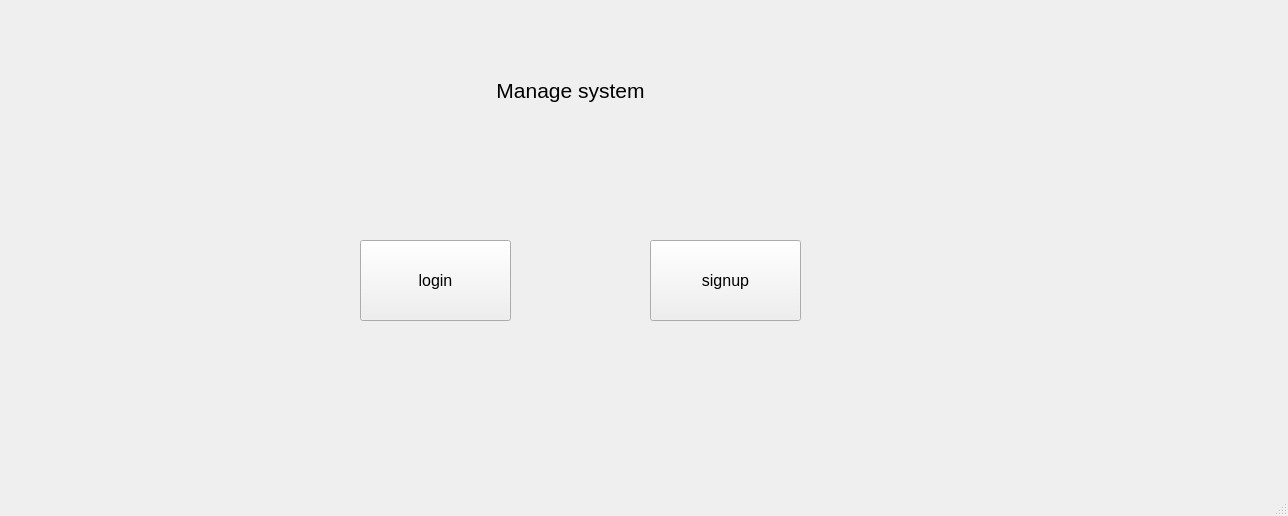
<?xml version="1.0" encoding="UTF-8"?>
<ui version="4.0">
 <class>MainWindow</class>
 <widget class="QMainWindow" name="MainWindow">
  <property name="geometry">
   <rect>
    <x>0</x>
    <y>0</y>
    <width>1288</width>
    <height>516</height>
   </rect>
  </property>
  <property name="minimumSize">
   <size>
    <width>0</width>
    <height>0</height>
   </size>
  </property>
  <property name="maximumSize">
   <size>
    <width>9999999</width>
    <height>9999999</height>
   </size>
  </property>
  <property name="windowTitle">
   <string>MainWindow</string>
  </property>
  <widget class="QWidget" name="firstpage">
   <widget class="QStackedWidget" name="stackedWidget">
    <property name="geometry">
     <rect>
      <x>0</x>
      <y>0</y>
      <width>1281</width>
      <height>801</height>
     </rect>
    </property>
    <property name="currentIndex">
     <number>0</number>
    </property>
    <widget class="QWidget" name="firstmenu">
     <property name="minimumSize">
      <size>
       <width>0</width>
       <height>0</height>
      </size>
     </property>
     <property name="maximumSize">
      <size>
       <width>16777215</width>
       <height>16777215</height>
      </size>
     </property>
     <widget class="QPushButton" name="pushButton">
      <property name="geometry">
       <rect>
        <x>360</x>
        <y>240</y>
        <width>151</width>
        <height>81</height>
       </rect>
      </property>
      <property name="font">
       <font>
        <pointsize>12</pointsize>
       </font>
      </property>
      <property name="text">
       <string>login</string>
      </property>
     </widget>
     <widget class="QPushButton" name="pushButton_2">
      <property name="geometry">
       <rect>
        <x>650</x>
        <y>240</y>
        <width>151</width>
        <height>81</height>
       </rect>
      </property>
      <property name="font">
       <font>
        <pointsize>12</pointsize>
       </font>
      </property>
      <property name="text">
       <string>signup</string>
      </property>
     </widget>
     <widget class="QLabel" name="label">
      <property name="geometry">
       <rect>
        <x>400</x>
        <y>50</y>
        <width>341</width>
        <height>81</height>
       </rect>
      </property>
      <property name="font">
       <font>
        <pointsize>16</pointsize>
       </font>
      </property>
      <property name="text">
       <string>Manage system</string>
      </property>
      <property name="alignment">
       <set>Qt::AlignmentFlag::AlignCenter</set>
      </property>
     </widget>
    </widget>
    <widget class="QWidget" name="login">
     <property name="minimumSize">
      <size>
       <width>0</width>
       <height>0</height>
      </size>
     </property>
     <property name="maximumSize">
      <size>
       <width>16777215</width>
       <height>16777215</height>
      </size>
     </property>
     <widget class="QLabel" name="label_2">
      <property name="geometry">
       <rect>
        <x>410</x>
        <y>160</y>
        <width>113</width>
        <height>20</height>
       </rect>
      </property>
      <property name="font">
       <font>
        <pointsize>12</pointsize>
       </font>
      </property>
      <property name="text">
       <string>Username</string>
      </property>
     </widget>
     <widget class="QLabel" name="label_3">
      <property name="geometry">
       <rect>
        <x>410</x>
        <y>230</y>
        <width>113</width>
        <height>20</height>
       </rect>
      </property>
      <property name="font">
       <font>
        <pointsize>12</pointsize>
       </font>
      </property>
      <property name="text">
       <string>Password</string>
      </property>
     </widget>
     <widget class="QPushButton" name="loginbutton">
      <property name="geometry">
       <rect>
        <x>410</x>
        <y>340</y>
        <width>80</width>
        <height>18</height>
       </rect>
      </property>
      <property name="text">
       <string>OK</string>
      </property>
     </widget>
     <widget class="QPushButton" name="pushButton_4">
      <property name="geometry">
       <rect>
        <x>600</x>
        <y>340</y>
        <width>80</width>
        <height>18</height>
       </rect>
      </property>
      <property name="text">
       <string>Cancel</string>
      </property>
     </widget>
     <widget class="QLineEdit" name="loginname">
      <property name="geometry">
       <rect>
        <x>570</x>
        <y>160</y>
        <width>113</width>
        <height>20</height>
       </rect>
      </property>
     </widget>
     <widget class="QLineEdit" name="loginpassword">
      <property name="geometry">
       <rect>
        <x>570</x>
        <y>230</y>
        <width>113</width>
        <height>20</height>
       </rect>
      </property>
      <property name="echoMode">
       <enum>QLineEdit::EchoMode::Password</enum>
      </property>
      <property name="placeholderText">
       <string>请输入</string>
      </property>
     </widget>
    </widget>
    <widget class="QWidget" name="signin">
     <property name="minimumSize">
      <size>
       <width>0</width>
       <height>0</height>
      </size>
     </property>
     <property name="maximumSize">
      <size>
       <width>16777215</width>
       <height>16777215</height>
      </size>
     </property>
     <widget class="QLabel" name="label_4">
      <property name="geometry">
       <rect>
        <x>410</x>
        <y>130</y>
        <width>113</width>
        <height>20</height>
       </rect>
      </property>
      <property name="font">
       <font>
        <pointsize>12</pointsize>
       </font>
      </property>
      <property name="text">
       <string>Username</string>
      </property>
     </widget>
     <widget class="QLabel" name="label_5">
      <property name="geometry">
       <rect>
        <x>410</x>
        <y>210</y>
        <width>113</width>
        <height>20</height>
       </rect>
      </property>
      <property name="font">
       <font>
        <pointsize>12</pointsize>
       </font>
      </property>
      <property name="text">
       <string>Password</string>
      </property>
     </widget>
     <widget class="QLabel" name="label_6">
      <property name="geometry">
       <rect>
        <x>390</x>
        <y>290</y>
        <width>113</width>
        <height>20</height>
       </rect>
      </property>
      <property name="font">
       <font>
        <pointsize>12</pointsize>
       </font>
      </property>
      <property name="text">
       <string>Confirm password</string>
      </property>
     </widget>
     <widget class="QLineEdit" name="signinname">
      <property name="geometry">
       <rect>
        <x>600</x>
        <y>130</y>
        <width>113</width>
        <height>20</height>
       </rect>
      </property>
     </widget>
     <widget class="QLineEdit" name="signinpassword1">
      <property name="geometry">
       <rect>
        <x>600</x>
        <y>210</y>
        <width>113</width>
        <height>20</height>
       </rect>
      </property>
      <property name="echoMode">
       <enum>QLineEdit::EchoMode::Password</enum>
      </property>
      <property name="placeholderText">
       <string>请输入</string>
      </property>
     </widget>
     <widget class="QLineEdit" name="signinpassword2">
      <property name="geometry">
       <rect>
        <x>600</x>
        <y>290</y>
        <width>113</width>
        <height>20</height>
       </rect>
      </property>
      <property name="echoMode">
       <enum>QLineEdit::EchoMode::Password</enum>
      </property>
      <property name="placeholderText">
       <string>请输入</string>
      </property>
     </widget>
     <widget class="QPushButton" name="signinbutton">
      <property name="geometry">
       <rect>
        <x>430</x>
        <y>380</y>
        <width>80</width>
        <height>18</height>
       </rect>
      </property>
      <property name="text">
       <string>OK</string>
      </property>
     </widget>
     <widget class="QPushButton" name="pushButton_6">
      <property name="geometry">
       <rect>
        <x>580</x>
        <y>380</y>
        <width>80</width>
        <height>18</height>
       </rect>
      </property>
      <property name="text">
       <string>Cancel</string>
      </property>
     </widget>
    </widget>
    <widget class="QWidget" name="del">
     <property name="minimumSize">
      <size>
       <width>0</width>
       <height>0</height>
      </size>
     </property>
     <property name="maximumSize">
      <size>
       <width>16777215</width>
       <height>16777215</height>
      </size>
     </property>
     <widget class="QLineEdit" name="del_line">
      <property name="geometry">
       <rect>
        <x>370</x>
        <y>180</y>
        <width>291</width>
        <height>31</height>
       </rect>
      </property>
      <property name="placeholderText">
       <string>请输入id</string>
      </property>
     </widget>
     <widget class="QPushButton" name="pushButton_3">
      <property name="geometry">
       <rect>
        <x>380</x>
        <y>320</y>
        <width>80</width>
        <height>18</height>
       </rect>
      </property>
      <property name="text">
       <string>Delete</string>
      </property>
     </widget>
     <widget class="QPushButton" name="pushButton_5">
      <property name="geometry">
       <rect>
        <x>560</x>
        <y>320</y>
        <width>80</width>
        <height>18</height>
       </rect>
      </property>
      <property name="text">
       <string>quit</string>
      </property>
     </widget>
    </widget>
    <widget class="QWidget" name="display">
     <property name="minimumSize">
      <size>
       <width>0</width>
       <height>0</height>
      </size>
     </property>
     <property name="maximumSize">
      <size>
       <width>16777215</width>
       <height>16777215</height>
      </size>
     </property>
     <widget class="QTableWidget" name="table">
      <property name="geometry">
       <rect>
        <x>0</x>
        <y>10</y>
        <width>1281</width>
        <height>381</height>
       </rect>
      </property>
     </widget>
     <widget class="QPushButton" name="back">
      <property name="geometry">
       <rect>
        <x>540</x>
        <y>430</y>
        <width>80</width>
        <height>18</height>
       </rect>
      </property>
      <property name="text">
       <string>back</string>
      </property>
     </widget>
    </widget>
    <widget class="QWidget" name="search">
     <property name="minimumSize">
      <size>
       <width>0</width>
       <height>0</height>
      </size>
     </property>
     <property name="maximumSize">
      <size>
       <width>16777215</width>
       <height>16777215</height>
      </size>
     </property>
     <widget class="QLineEdit" name="ages">
      <property name="geometry">
       <rect>
        <x>410</x>
        <y>140</y>
        <width>113</width>
        <height>20</height>
       </rect>
      </property>
      <property name="placeholderText">
       <string>age</string>
      </property>
     </widget>
     <widget class="QLineEdit" name="names">
      <property name="geometry">
       <rect>
        <x>410</x>
        <y>100</y>
        <width>113</width>
        <height>20</height>
       </rect>
      </property>
      <property name="placeholderText">
       <string>name</string>
      </property>
     </widget>
     <widget class="QLineEdit" name="heights">
      <property name="geometry">
       <rect>
        <x>410</x>
        <y>180</y>
        <width>113</width>
        <height>20</height>
       </rect>
      </property>
      <property name="placeholderText">
       <string>height</string>
      </property>
     </widget>
     <widget class="QLineEdit" name="genders">
      <property name="geometry">
       <rect>
        <x>410</x>
        <y>300</y>
        <width>113</width>
        <height>20</height>
       </rect>
      </property>
      <property name="placeholderText">
       <string>gender</string>
      </property>
     </widget>
     <widget class="QLineEdit" name="ranks">
      <property name="geometry">
       <rect>
        <x>570</x>
        <y>220</y>
        <width>113</width>
        <height>20</height>
       </rect>
      </property>
      <property name="placeholderText">
       <string>rank</string>
      </property>
     </widget>
     <widget class="QLineEdit" name="grades">
      <property name="geometry">
       <rect>
        <x>570</x>
        <y>100</y>
        <width>113</width>
        <height>20</height>
       </rect>
      </property>
      <property name="placeholderText">
       <string>grade</string>
      </property>
     </widget>
     <widget class="QLineEdit" name="class_s">
      <property name="geometry">
       <rect>
        <x>570</x>
        <y>140</y>
        <width>113</width>
        <height>20</height>
       </rect>
      </property>
      <property name="placeholderText">
       <string>class_num</string>
      </property>
     </widget>
     <widget class="QLineEdit" name="scores">
      <property name="geometry">
       <rect>
        <x>570</x>
        <y>180</y>
        <width>113</width>
        <height>20</height>
       </rect>
      </property>
      <property name="placeholderText">
       <string>score</string>
      </property>
     </widget>
     <widget class="QLineEdit" name="salarys">
      <property name="geometry">
       <rect>
        <x>570</x>
        <y>260</y>
        <width>113</width>
        <height>20</height>
       </rect>
      </property>
      <property name="placeholderText">
       <string>salary</string>
      </property>
     </widget>
     <widget class="QLineEdit" name="ids">
      <property name="geometry">
       <rect>
        <x>410</x>
        <y>260</y>
        <width>113</width>
        <height>20</height>
       </rect>
      </property>
      <property name="placeholderText">
       <string>id</string>
      </property>
     </widget>
     <widget class="QLineEdit" name="weights">
      <property name="geometry">
       <rect>
        <x>410</x>
        <y>220</y>
        <width>113</width>
        <height>20</height>
       </rect>
      </property>
      <property name="placeholderText">
       <string>weight</string>
      </property>
     </widget>
     <widget class="QLabel" name="labels">
      <property name="geometry">
       <rect>
        <x>500</x>
        <y>40</y>
        <width>111</width>
        <height>21</height>
       </rect>
      </property>
      <property name="font">
       <font>
        <pointsize>16</pointsize>
       </font>
      </property>
      <property name="text">
       <string>Search</string>
      </property>
      <property name="alignment">
       <set>Qt::AlignmentFlag::AlignCenter</set>
      </property>
     </widget>
     <widget class="QCheckBox" name="isteachers">
      <property name="geometry">
       <rect>
        <x>570</x>
        <y>300</y>
        <width>113</width>
        <height>20</height>
       </rect>
      </property>
      <property name="text">
       <string>是否是教师</string>
      </property>
     </widget>
     <widget class="QPushButton" name="searchbutts">
      <property name="geometry">
       <rect>
        <x>580</x>
        <y>380</y>
        <width>80</width>
        <height>18</height>
       </rect>
      </property>
      <property name="text">
       <string>Search</string>
      </property>
     </widget>
     <widget class="QPushButton" name="quitbutts">
      <property name="geometry">
       <rect>
        <x>430</x>
        <y>380</y>
        <width>80</width>
        <height>18</height>
       </rect>
      </property>
      <property name="text">
       <string>Quit</string>
      </property>
     </widget>
     <widget class="QLabel" name="label_9">
      <property name="geometry">
       <rect>
        <x>410</x>
        <y>340</y>
        <width>281</width>
        <height>21</height>
       </rect>
      </property>
      <property name="text">
       <string>Tag：for gender：0 for famale，1 for male</string>
      </property>
      <property name="alignment">
       <set>Qt::AlignmentFlag::AlignCenter</set>
      </property>
     </widget>
    </widget>
    <widget class="QWidget" name="add">
     <property name="minimumSize">
      <size>
       <width>0</width>
       <height>0</height>
      </size>
     </property>
     <property name="maximumSize">
      <size>
       <width>16777215</width>
       <height>9999999</height>
      </size>
     </property>
     <widget class="QCheckBox" name="isteacher">
      <property name="geometry">
       <rect>
        <x>570</x>
        <y>300</y>
        <width>113</width>
        <height>20</height>
       </rect>
      </property>
      <property name="text">
       <string>是否是教师</string>
      </property>
     </widget>
     <widget class="QLineEdit" name="name">
      <property name="geometry">
       <rect>
        <x>410</x>
        <y>100</y>
        <width>113</width>
        <height>20</height>
       </rect>
      </property>
      <property name="placeholderText">
       <string>name</string>
      </property>
     </widget>
     <widget class="QLineEdit" name="age">
      <property name="geometry">
       <rect>
        <x>410</x>
        <y>140</y>
        <width>113</width>
        <height>20</height>
       </rect>
      </property>
      <property name="placeholderText">
       <string>age</string>
      </property>
     </widget>
     <widget class="QLineEdit" name="height">
      <property name="geometry">
       <rect>
        <x>410</x>
        <y>180</y>
        <width>113</width>
        <height>20</height>
       </rect>
      </property>
      <property name="placeholderText">
       <string>height</string>
      </property>
     </widget>
     <widget class="QLineEdit" name="weight">
      <property name="geometry">
       <rect>
        <x>410</x>
        <y>220</y>
        <width>113</width>
        <height>20</height>
       </rect>
      </property>
      <property name="placeholderText">
       <string>weight</string>
      </property>
     </widget>
     <widget class="QLineEdit" name="id">
      <property name="geometry">
       <rect>
        <x>410</x>
        <y>260</y>
        <width>113</width>
        <height>20</height>
       </rect>
      </property>
      <property name="placeholderText">
       <string>id</string>
      </property>
     </widget>
     <widget class="QLineEdit" name="gender">
      <property name="geometry">
       <rect>
        <x>410</x>
        <y>300</y>
        <width>113</width>
        <height>20</height>
       </rect>
      </property>
      <property name="placeholderText">
       <string>gender</string>
      </property>
     </widget>
     <widget class="QLineEdit" name="grade">
      <property name="geometry">
       <rect>
        <x>570</x>
        <y>100</y>
        <width>113</width>
        <height>20</height>
       </rect>
      </property>
      <property name="placeholderText">
       <string>grade</string>
      </property>
     </widget>
     <widget class="QLineEdit" name="classnum">
      <property name="geometry">
       <rect>
        <x>570</x>
        <y>140</y>
        <width>113</width>
        <height>20</height>
       </rect>
      </property>
      <property name="placeholderText">
       <string>class_num</string>
      </property>
     </widget>
     <widget class="QLineEdit" name="score">
      <property name="geometry">
       <rect>
        <x>570</x>
        <y>180</y>
        <width>113</width>
        <height>20</height>
       </rect>
      </property>
      <property name="placeholderText">
       <string>score</string>
      </property>
     </widget>
     <widget class="QLineEdit" name="rank">
      <property name="geometry">
       <rect>
        <x>570</x>
        <y>220</y>
        <width>113</width>
        <height>20</height>
       </rect>
      </property>
      <property name="placeholderText">
       <string>rank</string>
      </property>
     </widget>
     <widget class="QLineEdit" name="salary">
      <property name="geometry">
       <rect>
        <x>570</x>
        <y>260</y>
        <width>113</width>
        <height>20</height>
       </rect>
      </property>
      <property name="placeholderText">
       <string>salary</string>
      </property>
     </widget>
     <widget class="QPushButton" name="nextbutt">
      <property name="geometry">
       <rect>
        <x>430</x>
        <y>380</y>
        <width>80</width>
        <height>18</height>
       </rect>
      </property>
      <property name="text">
       <string>next</string>
      </property>
     </widget>
     <widget class="QPushButton" name="finishbut">
      <property name="geometry">
       <rect>
        <x>580</x>
        <y>380</y>
        <width>80</width>
        <height>18</height>
       </rect>
      </property>
      <property name="text">
       <string>finish</string>
      </property>
     </widget>
     <widget class="QLabel" name="label_8">
      <property name="geometry">
       <rect>
        <x>500</x>
        <y>40</y>
        <width>91</width>
        <height>31</height>
       </rect>
      </property>
      <property name="font">
       <font>
        <pointsize>16</pointsize>
       </font>
      </property>
      <property name="text">
       <string>Add</string>
      </property>
      <property name="alignment">
       <set>Qt::AlignmentFlag::AlignCenter</set>
      </property>
     </widget>
     <widget class="QLabel" name="label_10">
      <property name="geometry">
       <rect>
        <x>410</x>
        <y>340</y>
        <width>281</width>
        <height>21</height>
       </rect>
      </property>
      <property name="text">
       <string>Tag：for gender：0 for famale，1 for male</string>
      </property>
      <property name="alignment">
       <set>Qt::AlignmentFlag::AlignCenter</set>
      </property>
     </widget>
    </widget>
    <widget class="QWidget" name="menu">
     <property name="minimumSize">
      <size>
       <width>0</width>
       <height>0</height>
      </size>
     </property>
     <property name="maximumSize">
      <size>
       <width>16777215</width>
       <height>16777215</height>
      </size>
     </property>
     <widget class="QLabel" name="label_7">
      <property name="geometry">
       <rect>
        <x>490</x>
        <y>70</y>
        <width>211</width>
        <height>61</height>
       </rect>
      </property>
      <property name="font">
       <font>
        <pointsize>16</pointsize>
       </font>
      </property>
      <property name="text">
       <string>Manage menu</string>
      </property>
      <property name="alignment">
       <set>Qt::AlignmentFlag::AlignCenter</set>
      </property>
     </widget>
     <widget class="QPushButton" name="searchbutt">
      <property name="geometry">
       <rect>
        <x>660</x>
        <y>200</y>
        <width>71</width>
        <height>41</height>
       </rect>
      </property>
      <property name="font">
       <font>
        <pointsize>12</pointsize>
       </font>
      </property>
      <property name="text">
       <string>查询</string>
      </property>
     </widget>
     <widget class="QPushButton" name="delbutt">
      <property name="geometry">
       <rect>
        <x>660</x>
        <y>290</y>
        <width>71</width>
        <height>41</height>
       </rect>
      </property>
      <property name="font">
       <font>
        <pointsize>12</pointsize>
       </font>
      </property>
      <property name="text">
       <string>删除</string>
      </property>
     </widget>
     <widget class="QPushButton" name="addbutt">
      <property name="geometry">
       <rect>
        <x>470</x>
        <y>290</y>
        <width>71</width>
        <height>41</height>
       </rect>
      </property>
      <property name="font">
       <font>
        <pointsize>12</pointsize>
       </font>
      </property>
      <property name="text">
       <string>录入</string>
      </property>
     </widget>
     <widget class="QPushButton" name="statbutt">
      <property name="geometry">
       <rect>
        <x>470</x>
        <y>200</y>
        <width>71</width>
        <height>41</height>
       </rect>
      </property>
      <property name="font">
       <font>
        <pointsize>12</pointsize>
       </font>
      </property>
      <property name="text">
       <string>统计</string>
      </property>
     </widget>
    </widget>
   </widget>
  </widget>
  <widget class="QMenuBar" name="menubar">
   <property name="geometry">
    <rect>
     <x>0</x>
     <y>0</y>
     <width>1288</width>
     <height>38</height>
    </rect>
   </property>
  </widget>
  <widget class="QStatusBar" name="statusbar"/>
 </widget>
 <resources/>
 <connections/>
</ui>
